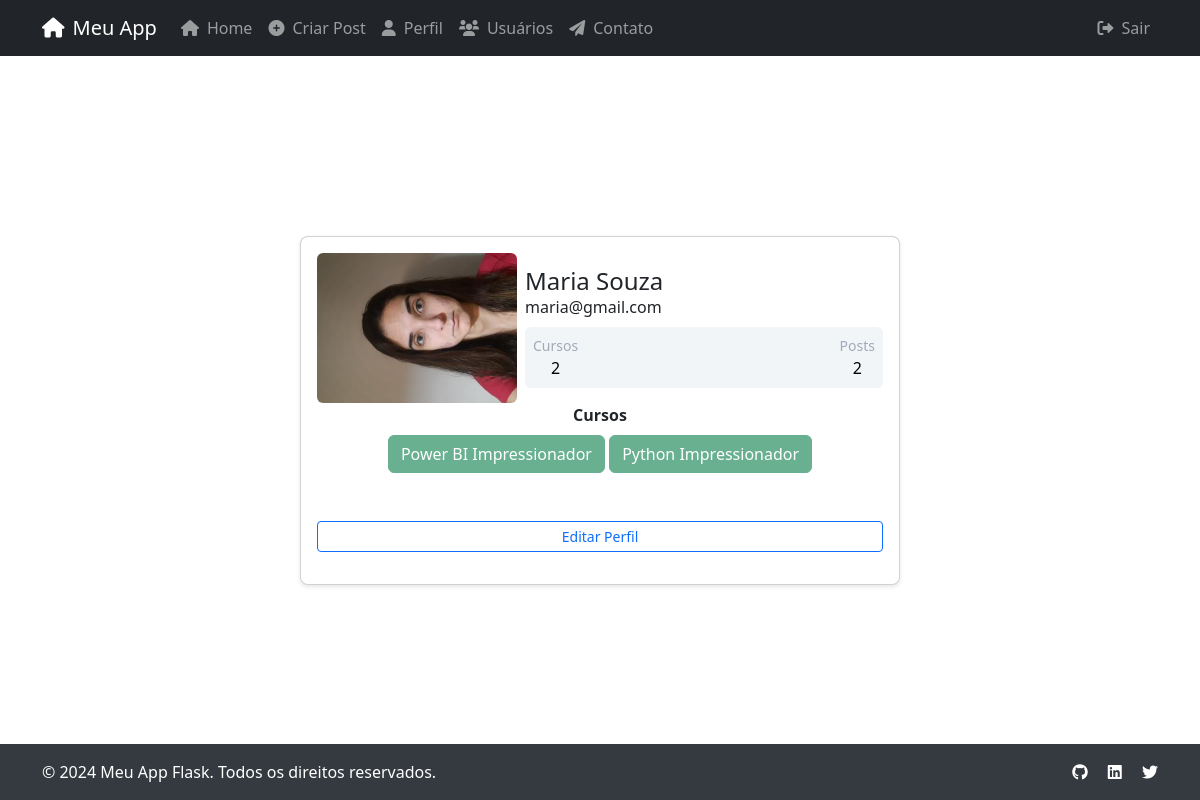
Screenshot of /perfil (signed in) with the database file from the repository.
### comunidadeimpressionadora/models.py (models this page shows, shortened)
class Usuario(database.Model, UserMixin ):
    id = database.Column(database.Integer, primary_key=True)
    nome = database.Column(database.String(30), nullable=False)
    email = database.Column(database.String(40), unique=True, nullable=False)
    senha = database.Column(database.String(60), nullable=False)
    foto_perfil = database.Column(database.String(20), nullable=False, default='default.jpg')
    cursos = database.Column(database.String(100), nullable=False, default='Não Informado')
    posts = database.relationship('Post', backref='autor', lazy=True)
    def contar_posts(self):
        return len(self.posts)

### comunidadeimpressionadora/routes.py (the view)
@app.route('/perfil')
@login_required
def perfil():
    foto_perfil = url_for('static', filename=f'fotos_perfil/{current_user.foto_perfil}')
    return render_template('perfil.html', foto_perfil=foto_perfil)

### comunidadeimpressionadora/models.py (called while the page is built)
@login_manager.user_loader
def load_user(id_usuario):
    return Usuario.query.get(int(id_usuario))

### comunidadeimpressionadora/templates/perfil.html (shortened to what this page needs)
{% extends 'base.html' %}
{% block content %}
<div class="container mt-5 d-flex justify-content-center">
    <div class="card p-3">
        <div class="d-flex align-items-center">
            <div class="image pe-2">
                <img src="{{ foto_perfil }}" class="rounded" width="200" >
            </div>
            <div class="ml-3 w-100">
                <h4 class="mb-0 mt-0">{{current_user.nome}}</h4>
                <span>{{current_user.email}}</span>
                <div class="p-2 mt-2 bg-primary d-flex justify-content-between rounded text-white stats">
                    <div class="d-flex flex-column">
                        <span class="articles">Cursos</span>
                        {% if 'Não Informado' in current_user.cursos %}
                            <span class="number1">0</span>
                        {% else %}
                            <span class="number1" style="text-align: center">{{ current_user.cursos.count(';') + 1 }}</span>
                        {% endif %}
                    </div>
                    <div class="d-flex flex-column">
                        <span class="rating">Posts</span>
                        <span class="number3" style="text-align: center">{{ current_user.contar_posts() }}</span>
                    </div>
                </div>
            </div>
        </div>
        <div class="row justify-content-center">
            <div class="col" style="text-align: center">
                <strong>Cursos</strong><br>
                {% for curso in current_user.cursos.split(';') %}
                    <button type="button" class="btn btn-success mt-2" disabled>
                        {{ curso.strip() }}
                    </button>
                {% endfor %}
                <div class="button mt-5 mb-3 d-flex flex-row align-items-center">
                    <a href="{{ url_for('editar_perfil') }}" class="btn btn-sm btn-outline-primary w-100">Editar Perfil</a>
                </div>
            </div>
        </div>
    </div>
</div>
{% endblock %}

### comunidadeimpressionadora/static/main.css (style rules this page uses)
.card { max-width: 600px; width: 100%; margin: 0 auto; border-radius: 8px; box-shadow: 0 2px 4px rgba(0, 0, 0, 0.1); }
.stats { background: #f2f5f8 !important; color: #000 !important; }
.articles { font-size:14px; color: #a1aab9; }
.number1 { font-weight:500; }
.rating { font-size:14px; color: #a1aab9; }
.number3 { font-weight:500; }

### comunidadeimpressionadora/templates/base.html (style rules this page uses)
body { min-height: 100vh; display: flex; flex-direction: column; }

### rows the page displays
Usuario: nome "Maria Souza", email "maria@gmail.com", cursos "2"

### other values shown
{{ current_user.contar_posts() }} "2"
{{ curso.strip() }} "Power BI Impressionador" "Python Impressionador"
